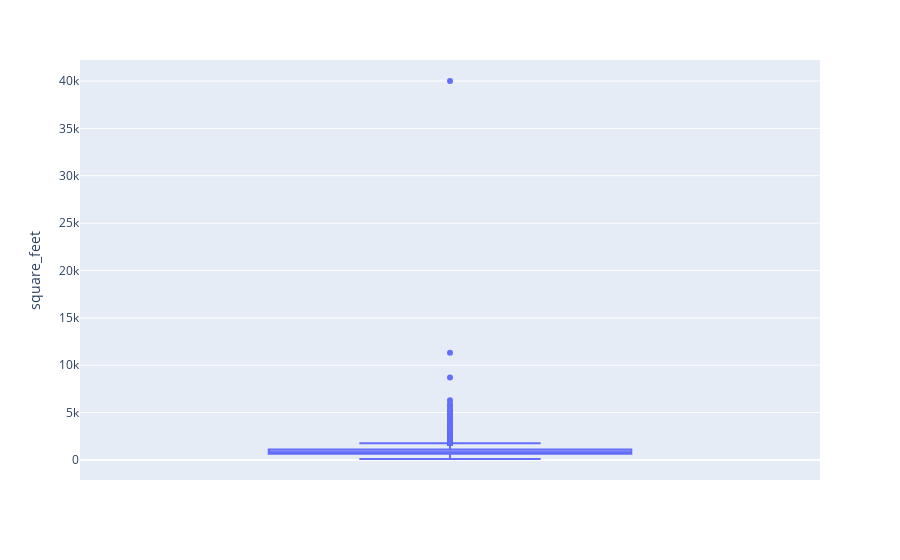

Notebook cell for this chart:
### Code cell
px.box(data, y = 'square_feet')

### Figure 1 — Plotly figure (JSON) as saved in the notebook; plotly's stock layout.template omitted (floating-point values rounded to 4 significant figures; data arrays with more than 128 entries replaced by an {"elided": "..."} marker saying what was removed)
{"data": [{"alignmentgroup": "True", "hovertemplate": "square_feet=%{y}<extra></extra>", "legendgroup": "", "marker": {"color": "#636efa"}, "name": "", "notched": false, "offsetgroup": "", "orientation": "v", "showlegend": false, "type": "box", "x0": " ", "xaxis": "x", "y": {"elided": "10000 int values"}, "y0": " ", "yaxis": "y"}], "layout": {"boxmode": "group", "legend": {"tracegroupgap": 0}, "margin": {"t": 60}, "xaxis": {"anchor": "y", "domain": [0, 1]}, "yaxis": {"anchor": "x", "domain": [0, 1], "title": {"text": "square_feet"}}}}
